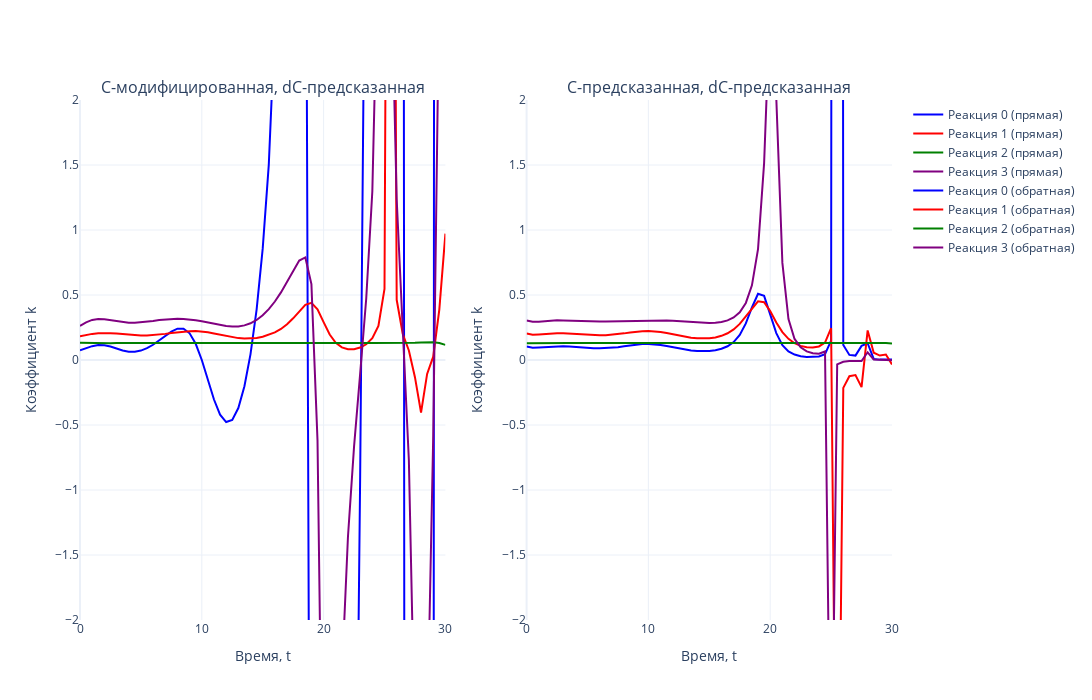

Here is the notebook cell this chart was saved with:
### Code cell
# Задаем цвета (4 цвета для реакций)
colors = ['blue', 'red', 'green', 'purple']

# Создаем два подграфика (2 столбца, 1 строка)
fig = make_subplots(rows=1, cols=2, subplot_titles=['C-модифицированная, dС-предсказанная', 'C-предсказанная, dС-предсказанная'])

# Первый график (прямая задача)
for i in range(N_REACTION):  
    fig.add_trace(go.Scatter(
        x=tsteps, 
        y=k_test_1[i, :], 
        mode='lines', 
        name=f'Реакция {i} (прямая)',
        line=dict(color=colors[i % len(colors)])  # Применяем цвета циклично
    ), row=1, col=1)

# Второй график (обратная задача)
for i in range(N_REACTION):  
    fig.add_trace(go.Scatter(
        x=tsteps, 
        y=k_test_2[i, :], 
        mode='lines', 
        name=f'Реакция {i} (обратная)',
        line=dict(color=colors[i % len(colors)])  # Применяем цвета циклично
    ), row=1, col=2)

# Настройки общего макета
fig.update_layout(
    template='plotly_white',
    width=1700,  # Общая ширина холста
    height=700,  # Высота холста
    showlegend=True
)

# Ограничение оси Y
fig.update_yaxes(range=[-2, 2], title_text='Коэффициент k', row=1, col=1)
fig.update_yaxes(range=[-2, 2], title_text='Коэффициент k', row=1, col=2)

# Подписи оси X
fig.update_xaxes(title_text='Время, t', row=1, col=1)
fig.update_xaxes(title_text='Время, t', row=1, col=2)

# Отображение графика
fig.show()
